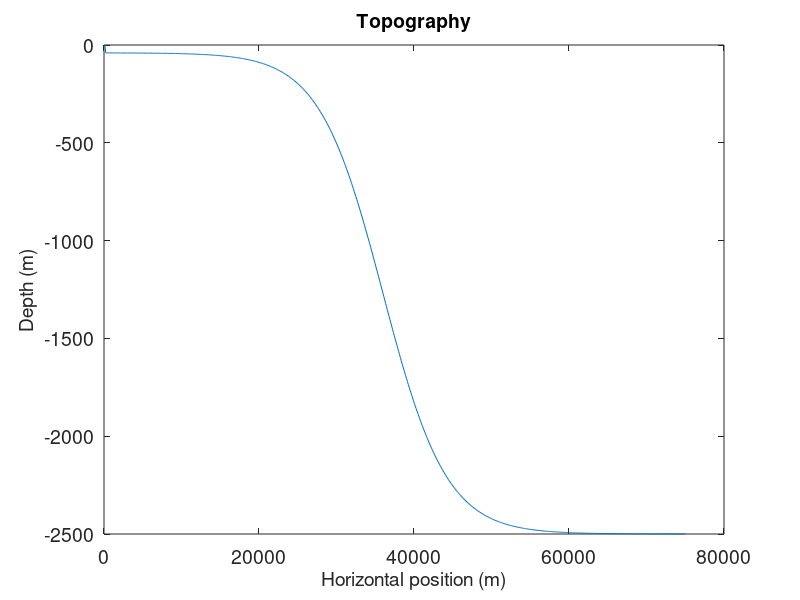
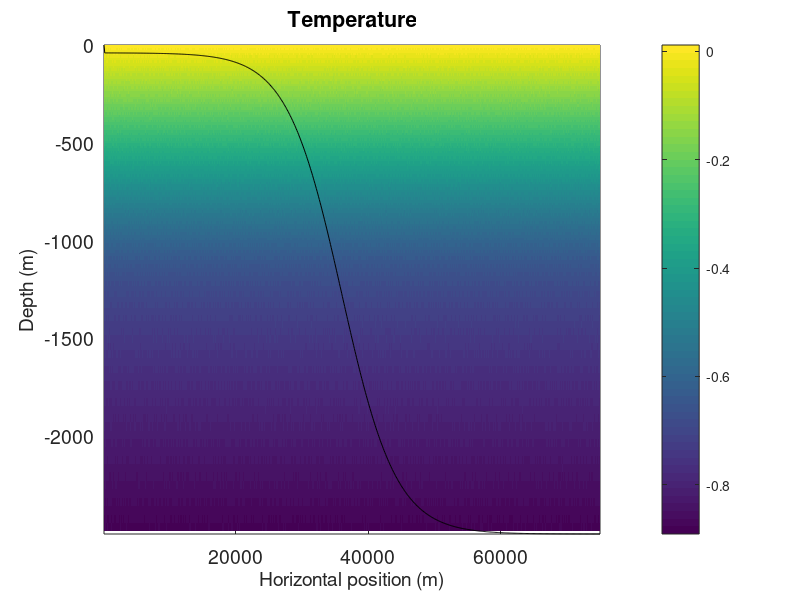
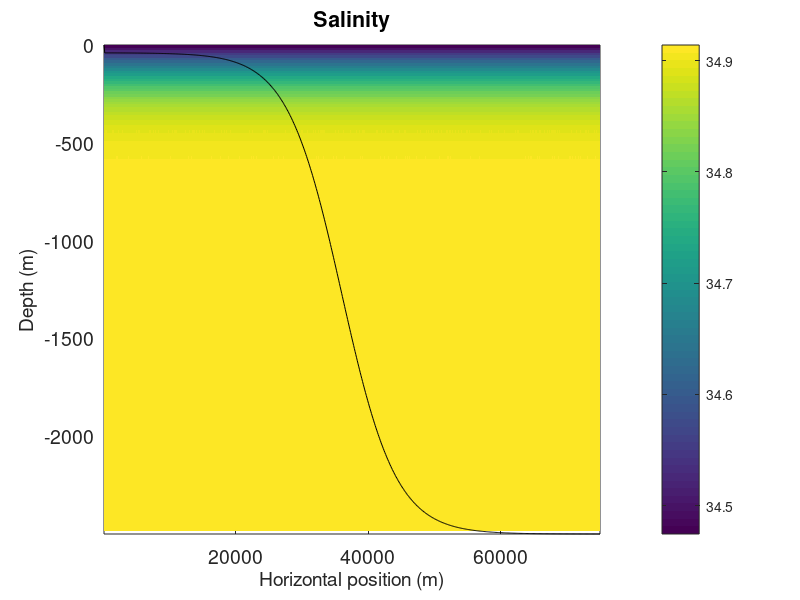
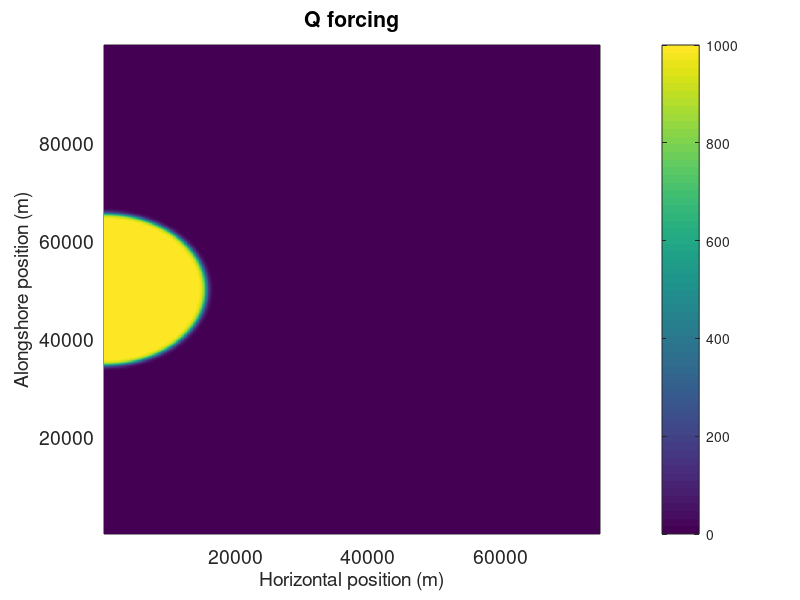

Write MATLAB code to recreate these figures, in order. (Note: this script raises an error after producing the figures.)
% This is a matlab script that generates the input data
% variable x resolution
clear all
close all

prec='real*8';
ieee='b';

% Dimensions of grid
nx=640; 
ny=900;
nz=120; 
% Nominal depth of model (meters)
H=2500.0;
% Size of domain
Lx=75000;
Ly=99999.9;

% Horizontal resolution (m)
%Variable resolution
res1=2*Lx/(3*nx);
L1=Lx/2;
L2=Lx - L1;
n2=nx - (L1/res1);
res2=L2/n2;
A=res2 - res1;
iswitch1=L1/(res1);
width=40;
dx=zeros(nx,1);
for i=1:nx
    dx(i) = res1*1.43982 + 0.06*A*( tanh( (i-iswitch1)/width) + 1);
%dx(i) = Lx/nx;
end

%Vertical resolution (m)
res1z=2*H/(3*nz);
H1 =H/2;
H2 =H - H1;
n2z =nz - (H1/res1z);
res2z=H2/n2z;
Az = res2z-res1z;
% in gendata_Kara1 iswitchz =H1/(res1z);
iswitchz =H1/(res1z);
widthz=10;
dz = zeros(nz,1);
for i=1:nz
    dz(i) =res1z*.95+0.5408*Az*(tanh((i-iswitchz)/widthz)+1);
    %in gendata_Kara1 dz(i) =res1z/4+1.2*Az*(tanh((i-iswitchz)/widthz)+1);

end


x=zeros(nx,1);
x(1) = dx(1);
for i=2:nx
x(i)=x(i-1) + dx(i);
end

z=zeros(nz,1);
z(1) =-dz(1);
for i=2:nz
    z(i)=(z(i-1)-dz(i));
end
y =111.111:111.111:99999.9; 

fid=fopen('dx.bin','w',ieee); fwrite(fid,dx,prec); fclose(fid);
%fid=fopen('dz.bin','w',ieee); fwrite(fid,dz,prec); fclose(fid);
dy = Ly/ny;

% Flux
Qo=500*2; %W/m^2
SFo=0.0372*2; %kg*psu/(m^2*s);

% Stratification
gravity=9.81;
talpha=2.0e-4;
sbeta=7.4e-4;
N2=0.0000013; %0 for no stratification
Tz=N2/(gravity*talpha);
Sz=N2/(gravity*sbeta);


%Tanh function for cooling
xswitch = 2.2e4+ Lx/2.0;
qwidth = .5e3;
Q=0.0*rand([nx,ny]);
% for i=1:nx
% Q(i,:) = Q(i,:) + Qo*0.5*(tanh((Lx-x(i)-xswitch)/qwidth) + 1);
% %Q(i,:) = Q(i,:) + Qo*0.5*(tanh((x(i)-xswitch)/qwidth) + 1);
% end
for i = 1:nx;
    for j = 1:ny;
        radius = sqrt(x(i)^2+(y(j)-50000)^2);
        Q(i,j)=Q(i,j)+Qo*0.5*(tanh((Lx-xswitch-radius)/500)+1);
    end
end
fid=fopen('Qnet.forcing','w',ieee); fwrite(fid,Q,prec); fclose(fid);

%Tanh function for salinity forcing
%negative for increasing SSS
xswitch = 2.2e4 + Lx/2.0;
sfwidth = 0.5e3;
SF=0.0*rand([nx,ny]);
% for i=1:nx
% SF(i,:) = -(SF(i,:) + SFo*0.5*(tanh((Lx-x(i)-xswitch)/sfwidth) + 1));
% %Q(i,:) = Q(i,:) + Qo*0.5*(tanh((x(i)-xswitch)/qwidth) + 1);
% end
for i = 1:nx;
    for j = 1:ny;
        radius = sqrt(x(i)^2+(y(j)-50000)^2);
        SF(i,j)=-(SF(i,j)+SFo*0.5*(tanh((Lx-xswitch-radius)/500)+1));
    end
end
fid=fopen('SF.forcing','w',ieee); fwrite(fid,SF,prec); fclose(fid);

% Temperature profile
i = 1:1:nz;
Tref = 1.5516 - 1.5414*(tanh(i/179.2610)+1);
fid =fopen('Tref.init','w',ieee); fwrite(fid,Tref,prec); fclose(fid);
t=0.01*rand([nx,ny,nz]);

for k=1:nz
 t(:,:,k) = t(:,:,k) + Tref(k);
end
fid=fopen('T.init','w',ieee); fwrite(fid,t,prec); fclose(fid);

%Salinity profile
i = 1:1:nz;
Sref=33.9831+0.4654*(tanh(i/17.9459)+1);
fid=fopen('Sref.init','w',ieee); fwrite(fid,Sref,prec); fclose(fid);
s=0.0001*rand([nx,ny,nz]);
for k=1:nz
    s(:,:,k)=s(:,:,k)+Sref(k);
end
fid=fopen('S.init','w',ieee); fwrite(fid,s,prec); fclose(fid);

%Temperature profile for sponge
Trefsponge = repmat(Tref,[ny 1]);
fid =fopen('Trefsponge.init','w',ieee); fwrite(fid,Trefsponge,prec); fclose(fid);
%Salinity profile for sponge
Srefsponge = repmat(Sref,[ny 1]);
fid =fopen('Srefsponge.init','w',ieee); fwrite(fid,Srefsponge,prec); fclose(fid);

%Sponge BC
Uref=0.0*rand([ny,nz]);
Vref=0.0*rand([ny,nz]);
fid =fopen('Uref.init','w',ieee); fwrite(fid,Uref,prec); fclose(fid);
fid =fopen('Vref.init','w',ieee); fwrite(fid,Vref,prec); fclose(fid);

% Sloping channel
% tanh function for slope
slope=0.15
offset=1.5e3 + Lx/2.0;
dmax=-40.0;
h1=dmax;
h2=-H;
hdiff=(h1-h2);
xwidth=hdiff/(2.0*slope);
d=0.0*rand([nx,ny]);
for i=1:nx
for j=1:ny
d(i,j) = hdiff/2*(tanh((Lx-x(i)-offset)/xwidth) + 1) - H;
end
end
d(1,:)=0.0;
fid=fopen('topog.slope','w',ieee); fwrite(fid,d,prec); fclose(fid);

pressure = -9.81*1035*z/10000;
pressure = repmat(pressure,[1 640]);
pressure = reshape(pressure',640,1,120);

ypoint = 890;

figure(101)
plot(x,d(:,1)); 
set(gca,'Fontsize',14); xlabel('Horizontal position (m)','Fontsize',14)
ylabel('Depth (m)','Fontsize',14); title('Topography','Fontsize',14)

figure(102)
pcolor(x,z-z(1),squeeze(t(:,ypoint,:))'); shading flat;
set(gca,'Ydir','Normal')
colorbar; title('Temperature','Fontsize',14)
set(gca,'Fontsize',14); xlabel('Horizontal position (m)','Fontsize',14)
ylabel('Depth (m)','Fontsize',14); 
hold on; plot(x,d(:,1),'k');

figure(103)
pcolor(x,z-z(1),squeeze(s(:,ypoint,:))'); shading flat;
set(gca,'Ydir','Normal')
colorbar; title('Salinity','Fontsize',14)
set(gca,'Fontsize',14); xlabel('Horizontal position (m)','Fontsize',14)
ylabel('Depth (m)','Fontsize',14); 
hold on; plot(x,d(:,1),'k');

figure(104)
pcolor(x,y,Q'); shading flat;
colorbar; title('Q forcing','Fontsize',14)
set(gca,'Fontsize',14); xlabel('Horizontal position (m)','Fontsize',14)
ylabel('Alongshore position (m)','Fontsize',14); 

figure(105)
pcolor(x,y,SF'); shading flat;
colorbar; title('Salinity forcing','Fontsize',14)
set(gca,'Fontsize',14); xlabel('Horizontal position (m)','Fontsize',14)
ylabel('Alongshore position (m)','Fontsize',14); 



%LOOKING AT PRESSURE
tdens = (squeeze(t(:,1,:)))';
sdens = (squeeze(s(:,1,:)))';
density = densmdjwf(sdens,tdens,1);
figure(106)
pcolor(x,z-z(1),density); shading flat;
set(gca,'Ydir','Normal')
colorbar; title('Density','Fontsize',14)
set(gca,'Fontsize',14); xlabel('Horizontal position (m)','Fontsize',14)
ylabel('Depth (m)','Fontsize',14); 
hold on; plot(x,d(:,1),'k');

mask = zeros(640,900,120);
%mask(1:148,1:900,1)=1;
for i = 1:nx;
    for j =1:ny;
        radius = sqrt(x(i)^2+(y(j)-50000)^2);
        if radius<=17000
            mask(i,j,1)=1;
        end
    end
end
mask(626:640,1:900,1:120)=1;
figure(107)
imagesc(squeeze(mask(:,:,1))');
title('Mask file xy-view','Fontsize',14)
fid=fopen('rbcs_mask.bin','w',ieee); fwrite(fid,mask,prec); fclose(fid);

relax= zeros(640,900,120);
%relax(1:148,1:900,1)=1;
for i = 1:nx;
    for j =1:ny;
        radius = sqrt(x(i)^2+(y(j)-50000)^2);
        if radius<=17000
            relax(i,j,1)=1;
        end
    end
end
figure(108)
imagesc(squeeze(relax(:,:,1))')
title('Relax file xy-view','Fontsize',14)
fid=fopen('rbcs_Tr1_fld.bin','w',ieee); fwrite(fid,relax,prec); fclose(fid);


